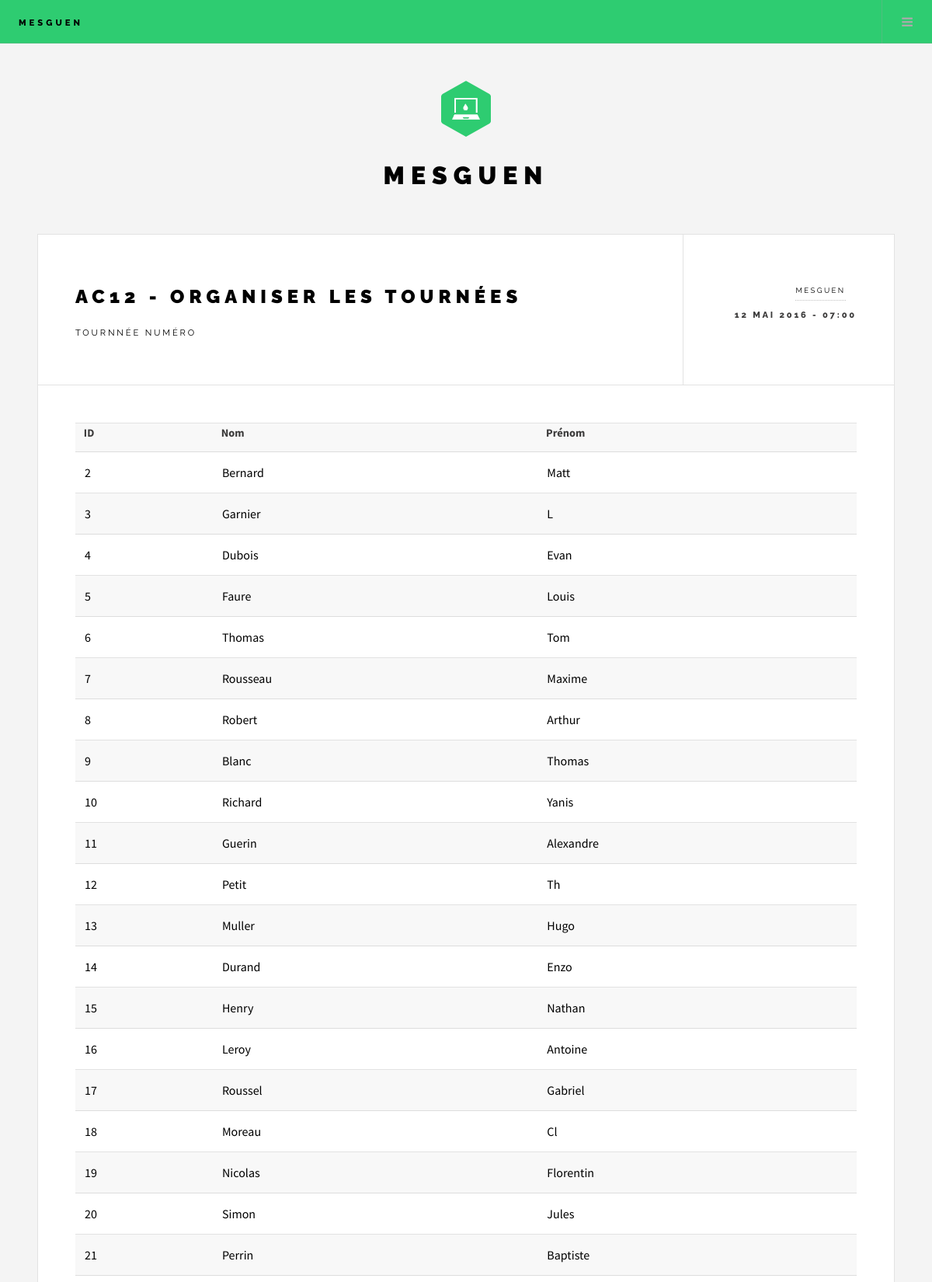
The app's page /ppe/ac12.php (upper part) with its own data.
### tables this page shows
CREATE TABLE IF NOT EXISTS `chauffeur` (
  `CHFID` int(11) NOT NULL AUTO_INCREMENT,
  `CHFNOM` char(32) DEFAULT NULL,
  `CHFPRENOM` char(32) DEFAULT NULL,
  `CHFTEL` char(32) DEFAULT NULL,
  `CHFMAIL` char(32) DEFAULT NULL,
  `CHFCOORDGPS` char(32) DEFAULT NULL,
  PRIMARY KEY (`CHFID`)
);

### ppe/ac12.php (the view, shortened to what this page needs)
<!DOCTYPE HTML>
<html>
	<head>
		<link rel="stylesheet" href="assets/css/main.css" />
	</head>
			<div id="wrapper">
					<header id="header">
						<h1><a href="index.php">MESGUEN</a></h1>
							<nav class="main">
							<ul>
								<li class="menu">
									<a class="fa-bars" href="#menu">Menu</a>
								</li>
							</ul>
						</nav>
					</header>
					<div id="main">
							<article class="post">
								<header>
									<div class="title">
										<h2><a href="#">AC12 - Organiser les tourn&eacute;es</a></h2>
										<p>Tournn&eacute;e num&eacute;ro</p>
									</div>
									<div class="meta">
										<p class="author"><span class="name">MESGUEN</span></p>
										<time class="published" datetime="2015-11-01">
											<?php
											include ('date_V2.0.php');
											?>
										</time>
									</div>
								</header>
									<p>
									<section>
									<?php
													$sql='select CHFID,CHFNOM,CHFPRENOM from chauffeur';
													$req = mysql_query($sql) or die('Erreur SQL !<br>'.$sql.'<br>'.mysql_error());
													echo '<table>';
													echo '<tr><th>ID</th><th>Nom</th><th>Pr&eacute;nom</th></tr>';
													while($data = mysql_fetch_assoc($req))
													{
														echo '<tr><td>'.$data['CHFID'].'</td><td>'.$data['CHFNOM'].'</td><td>'.$data['CHFPRENOM'].'</td></tr>';
													}
													echo '</table>';
												?>
									</section>
									</p>
							</article>
					</div>
					<section id="sidebar">
							<section id="intro">
								<a href="index.php" class="logo"><img src="images/Laptop-New-version.png" alt="" /></a>
								<header>
									<h2>MESGUEN</h2>
								</header>
							</section>
					</section>
			</div>
	</body>
</html>

### ppe/date_V2.0.php
<?php
$heure = date("H:i");
if (date("m") ==1)
{
	$date= date("d")." Janvier ".date("Y");
}
elseif (date("m") ==2)
{
	$date= date("d")." F&eacute;vrier ".date("Y");
}
elseif (date("m") ==3)
{
	$date= date("d")." Mars ".date("Y");
}
elseif (date("m") ==4)
{
	$date= date("d")." Avril ".date("Y");
}
elseif (date("m") ==5)
{
	$date= date("d")." Mai ".date("Y");
}
elseif (date("m") ==6)
{
	$date= date("d")." Juin ".date("Y");
}
elseif (date("m") ==7)
{
	$date= date("d")." Juillet ".date("Y");
}
elseif (date("m") ==8)
{
	$date= date("d")." Aout ".date("Y");
}
elseif (date("m") ==9)
{
	$date= date("d")." Septembre ".date("Y");
}
elseif (date("m") ==10)
{
	$date= date("d")." Octobre ".date("Y");
}
elseif (date("m") ==11)
{
	$date= date("d")." Novembre ".date("Y");
}
elseif (date("m") ==12)
{
	$date= date("d")." D&eacute;cembre ".date("Y");
}
Print("$date - $heure");
?>

### records on screen
chauffeur: CHFID "2", CHFNOM "Bernard", CHFPRENOM "Matt"
chauffeur: CHFID "3", CHFNOM "Garnier", CHFPRENOM "L"
chauffeur: CHFID "4", CHFNOM "Dubois", CHFPRENOM "Evan"
chauffeur: CHFID "5", CHFNOM "Faure", CHFPRENOM "Louis"
chauffeur: CHFID "6", CHFNOM "Thomas", CHFPRENOM "Tom"
chauffeur: CHFID "7", CHFNOM "Rousseau", CHFPRENOM "Maxime"
chauffeur: CHFID "8", CHFNOM "Robert", CHFPRENOM "Arthur"
chauffeur: CHFID "9", CHFNOM "Blanc", CHFPRENOM "Thomas"
chauffeur: CHFID "10", CHFNOM "Richard", CHFPRENOM "Yanis"
chauffeur: CHFID "11", CHFNOM "Guerin", CHFPRENOM "Alexandre"
chauffeur: CHFID "12", CHFNOM "Petit", CHFPRENOM "Th"
chauffeur: CHFID "13", CHFNOM "Muller", CHFPRENOM "Hugo"
chauffeur: CHFID "14", CHFNOM "Durand", CHFPRENOM "Enzo"
chauffeur: CHFID "15", CHFNOM "Henry", CHFPRENOM "Nathan"
chauffeur: CHFID "16", CHFNOM "Leroy", CHFPRENOM "Antoine"
chauffeur: CHFID "17", CHFNOM "Roussel", CHFPRENOM "Gabriel"
chauffeur: CHFID "18", CHFNOM "Moreau", CHFPRENOM "Cl"
chauffeur: CHFID "19", CHFNOM "Nicolas", CHFPRENOM "Florentin"
chauffeur: CHFID "20", CHFNOM "Simon", CHFPRENOM "Jules"
chauffeur: CHFID "21", CHFNOM "Perrin", CHFPRENOM "Baptiste"
